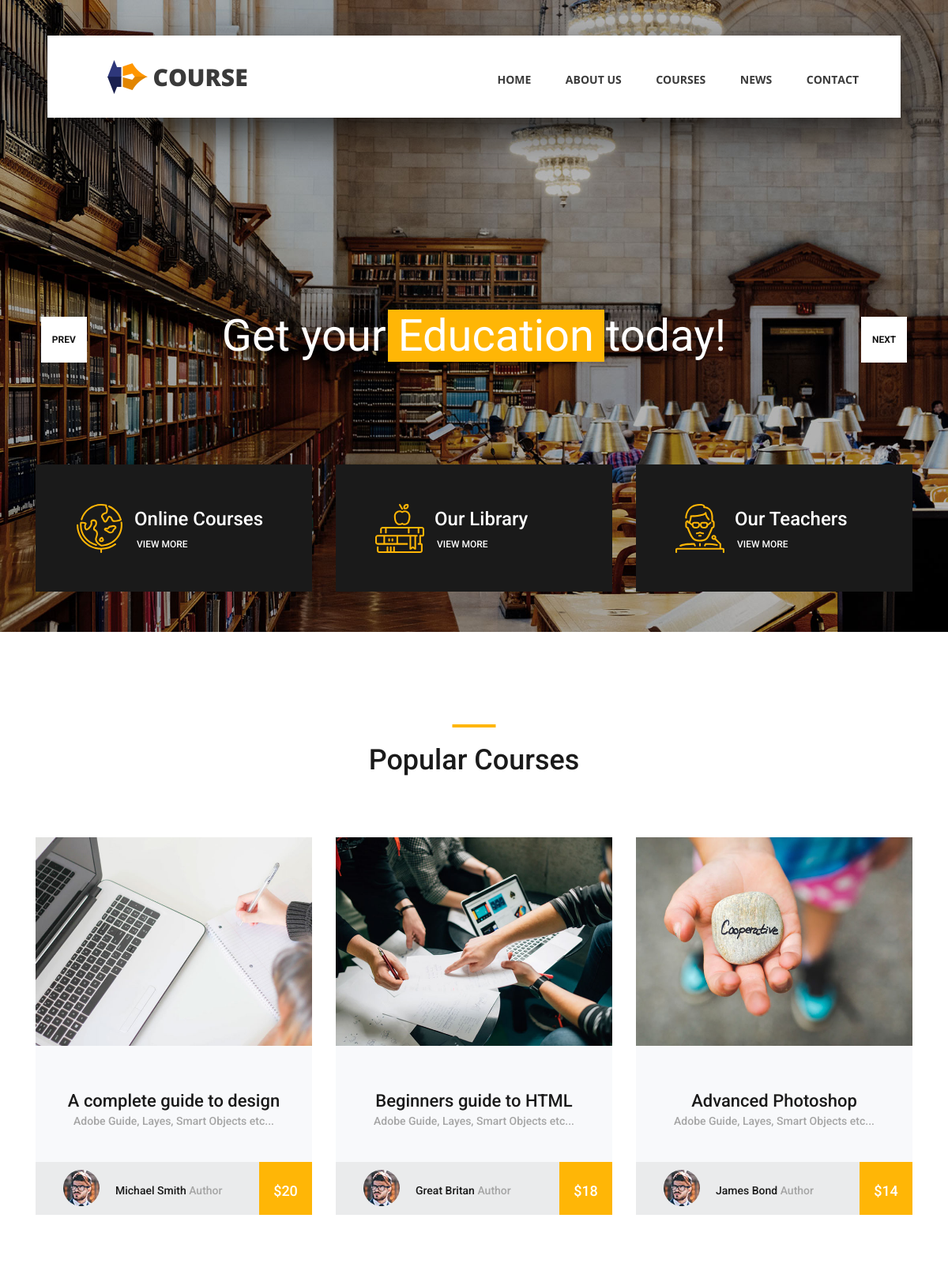
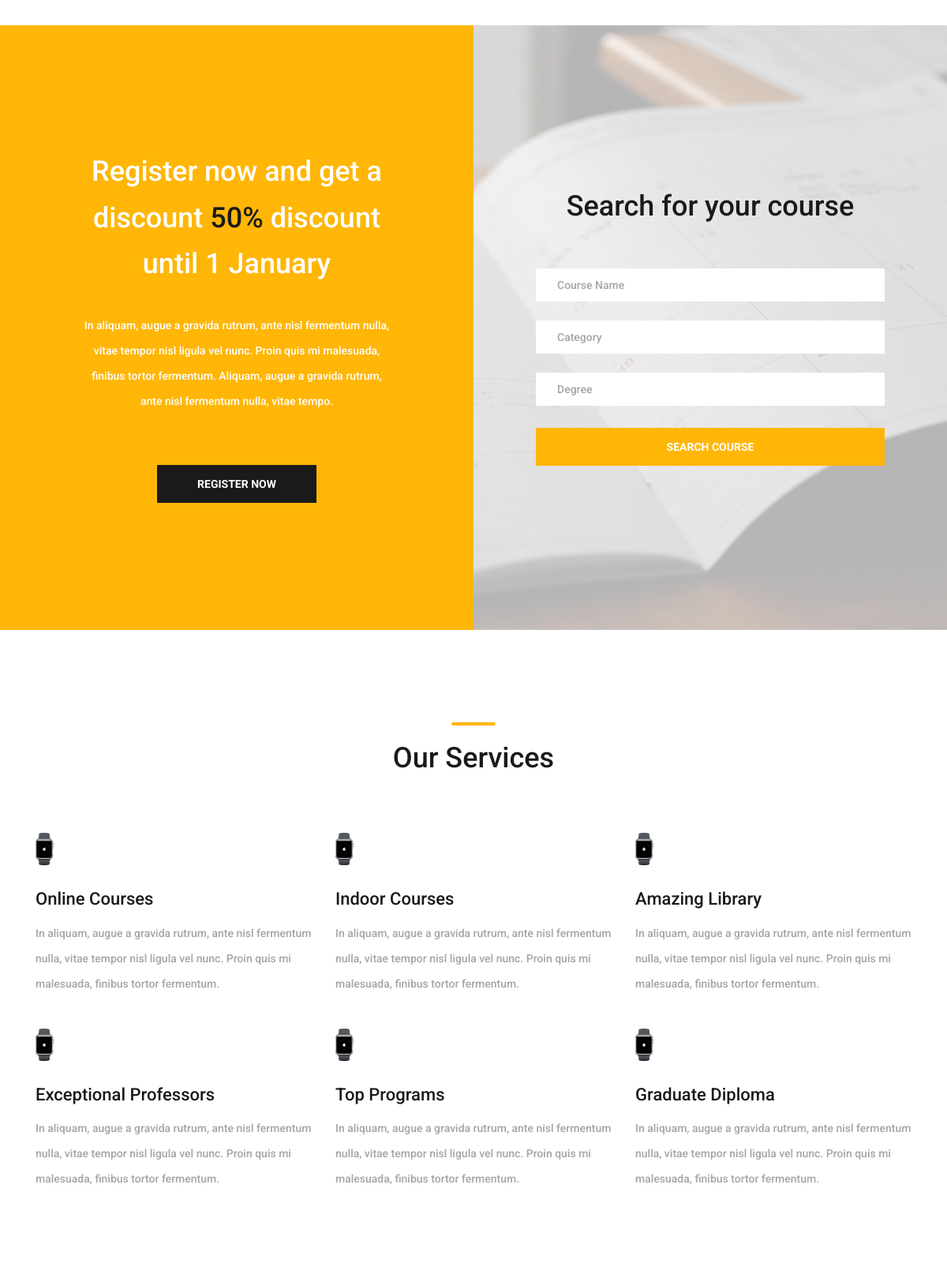
The page / (upper part) on the database its author committed (2 pictures, top to bottom).
### main/models.py (models this page shows, shortened)
class Course(models.Model):
    logo = models.ImageField(upload_to='upload')
    title = models.CharField(max_length=200)
    description = models.TextField()
    author = models.ForeignKey(Author, on_delete=models.CASCADE)
    category = models.ForeignKey(Category, on_delete=models.CASCADE, default=True)
    degree = models.ForeignKey(Degree, on_delete=models.CASCADE, default=True)

class Author(models.Model):
    logo = models.ImageField(upload_to='upload')
    name = models.CharField(max_length=200)
    title = models.CharField(max_length=200)
    price = models.IntegerField()

class Service(models.Model):
    logo = models.ImageField(upload_to='upload')
    title = models.CharField(max_length=200)
    description = models.TextField()

### main/views.py (the view)
# urls.py: path('', indexHandler),
def indexHandler(request):
    courses = Course.objects.all()[:3]
    services = Service.objects.all()
    comments = Comment.objects.all()
    events = Event.objects.all()
    return render(request, 'index.html', {'courses':courses,
                                        'services':services,
                                        'comments':comments,
                                        'events':events,
                                          })

### templates/index.html (shortened to what this page needs)
{%extends 'base.html' %}
{% block container %}
	<div class="home">
		<div class="hero_slider_container">
			<div class="hero_slider owl-carousel">
				<div class="hero_slide">
					<div class="hero_slide_container d-flex flex-column align-items-center justify-content-center">
						<div class="hero_slide_content text-center">
							<h1 data-animation-in="fadeInUp" data-animation-out="animate-out fadeOut">Get your <span>Education</span> today!</h1>
						</div>
					</div>
				</div>
			</div>
			<div class="hero_slider_left hero_slider_nav trans_200"><span class="trans_200">prev</span></div>
			<div class="hero_slider_right hero_slider_nav trans_200"><span class="trans_200">next</span></div>
		</div>
	</div>
	<div class="hero_boxes">
		<div class="hero_boxes_inner">
			<div class="container">
				<div class="row">
					<div class="col-lg-4 hero_box_col">
						<div class="hero_box d-flex flex-row align-items-center justify-content-start">
							<div class="hero_box_content">
								<h2 class="hero_box_title">Online Courses</h2>
								<a href="/courses" class="hero_box_link">view more</a>
							</div>
						</div>
					</div>
					<div class="col-lg-4 hero_box_col">
						<div class="hero_box d-flex flex-row align-items-center justify-content-start">
							<div class="hero_box_content">
								<h2 class="hero_box_title">Our Library</h2>
								<a href="/courses" class="hero_box_link">view more</a>
							</div>
						</div>
					</div>
					<div class="col-lg-4 hero_box_col">
						<div class="hero_box d-flex flex-row align-items-center justify-content-start">
							<div class="hero_box_content">
								<h2 class="hero_box_title">Our Teachers</h2>
								<a href="/teachers" class="hero_box_link">view more</a>
							</div>
						</div>
					</div>
				</div>
			</div>
		</div>
	</div>
	<div class="popular page_section">
		<div class="container">
			<div class="row">
				<div class="col">
					<div class="section_title text-center">
						<h1>Popular Courses</h1>
					</div>
				</div>
			</div>
			<div class="row course_boxes">
                {% for cour in courses %}
				<div class="col-lg-4 course_box">
					<div class="card">
						<img class="card-img-top" src="/media/{{ cour.logo}}" alt="https://unsplash.com/@kellybrito">
                        <div class="card-body text-center">
							<div class="card-title"><a href="/courses">{{ cour.title}}</a></div>
							<div class="card-text">{{ cour.description}}</div>
						</div>
						<div class="price_box d-flex flex-row align-items-center">
							<div class="course_author_image">
								<img src="/media/{{ cour.author.logo}}" alt="https://unsplash.com/@mehdizadeh">
							</div>
							<div class="course_author_name">{{ cour.author.name}} <span>{{ cour.author.title }}</span></div>
							<div class="course_price d-flex flex-column align-items-center justify-content-center"><span>${{ cour.author.price }}</span></div>
						</div>
					</div>
				</div>
                {% endfor %}
			</div>
		</div>
	</div>
	<div class="register">
		<div class="container-fluid">
			<div class="row row-eq-height">
				<div class="col-lg-6 nopadding">
					<div class="register_section d-flex flex-column align-items-center justify-content-center">
						<div class="register_content text-center">
							<h1 class="register_title">Register now and get a discount <span>50%</span> discount until 1 January</h1>
							<p class="register_text">In aliquam, augue a gravida rutrum, ante nisl fermentum nulla, vitae tempor nisl ligula vel nunc. Proin quis mi malesuada, finibus tortor fermentum. Aliquam, augue a gravida rutrum, ante nisl fermentum nulla, vitae tempo.</p>
							<div class="button button_1 register_button mx-auto trans_200"><a href="/media/#">register now</a></div>
						</div>
					</div>
				</div>
				<div class="col-lg-6 nopadding">
					<div class="search_section d-flex flex-column align-items-center justify-content-center">
						<div class="search_content text-center">
							<h1 class="search_title">Search for your course</h1>
							<form id="search_form" class="search_form" action="post">
								<input id="search_form_name" class="input_field search_form_name" type="text" placeholder="Course Name" required="required" data-error="Course name is required.">
								<input id="search_form_category" class="input_field search_form_category" type="text" placeholder="Category">
								<input id="search_form_degree" class="input_field search_form_degree" type="text" placeholder="Degree">
								<button id="search_submit_button" type="submit" class="search_submit_button trans_200" value="Submit">search course</button>
							</form>
						</div>
					</div>
				</div>
			</div>
		</div>
	</div>
	<div class="services page_section">
		<div class="container">
			<div class="row">
				<div class="col">
					<div class="section_title text-center">
						<h1>Our Services</h1>
					</div>
				</div>
			</div>
			<div class="row services_row">
                {% for ser in services %}
				<div class="col-lg-4 service_item text-left d-flex flex-column align-items-start justify-content-start">
					<div class="icon_container d-flex flex-column justify-content-end">
						<img src="/media/{{ ser.logo}}" alt="">
					</div>
					<h3>{{ ser.title }}</h3>
					<p>{{ ser.description }}</p>
				</div>
                {% endfor %}
            </div>
		</div>
	</div>
{% endblock %}

### media/styles/responsive.css (style rules this page uses)
@media only screen and (max-width: 1280px) { .hero_slide_content h1 { font-size: 56px; } }
@media only screen and (max-width: 1280px) { .card-title { font-size: 20px; } }
@media only screen and (max-width: 1280px) { .register_content, .search_content { width: 442px; } }

### rows shown on the page
Course: logo (picture), title "A complete guide to design", description "Adobe Guide, Layes, Smart Objects etc...", author.logo (picture), author.name "Michael Smith", author "Author", author.price "20"
Course: logo (picture), title "Beginners guide to HTML", description "Adobe Guide, Layes, Smart Objects etc...", author.logo (picture), author.name "Great Britan", author "Author", author.price "18"
Course: logo (picture), title "Advanced Photoshop", description "Adobe Guide, Layes, Smart Objects etc...", author.logo (picture), author.name "James Bond", author "Author", author.price "14"
Service: logo (picture), title "Online Courses", description "In aliquam, augue a gravida rutrum, ante nisl fermentum nulla, vitae tempor nisl ligula vel nunc. Proin quis mi malesuada, finibus tortor fermentum."
Service: logo (picture), title "Indoor Courses", description "In aliquam, augue a gravida rutrum, ante nisl fermentum nulla, vitae tempor nisl ligula vel nunc. Proin quis mi malesuada, finibus tortor fermentum."
Service: logo (picture), title "Amazing Library", description "In aliquam, augue a gravida rutrum, ante nisl fermentum nulla, vitae tempor nisl ligula vel nunc. Proin quis mi malesuada, finibus tortor fermentum."
Service: logo (picture), title "Exceptional Professors", description "In aliquam, augue a gravida rutrum, ante nisl fermentum nulla, vitae tempor nisl ligula vel nunc. Proin quis mi malesuada, finibus tortor fermentum."
Service: logo (picture), title "Top Programs", description "In aliquam, augue a gravida rutrum, ante nisl fermentum nulla, vitae tempor nisl ligula vel nunc. Proin quis mi malesuada, finibus tortor fermentum."
Service: logo (picture), title "Graduate Diploma", description "In aliquam, augue a gravida rutrum, ante nisl fermentum nulla, vitae tempor nisl ligula vel nunc. Proin quis mi malesuada, finibus tortor fermentum."
